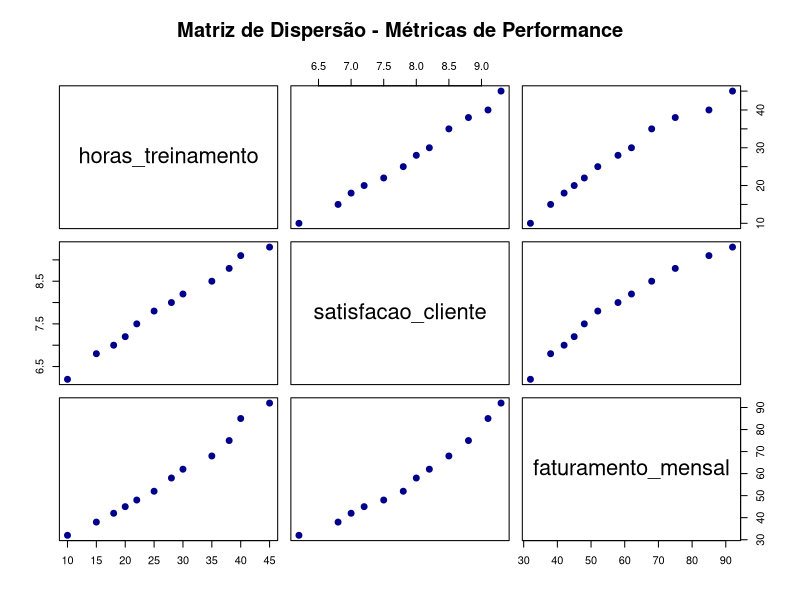

This chart was generated by the following R code:
## ---- chunk 1
#| label: setup
#| echo: false

# configura exibição de números
options(digits = 8, scipen = 999)

# carrega pacotes
library(tidyverse)
## ---- chunk 2
# Criando um vetor de dados
dados <- c(12, 15, 18, 22, 25, 28, 30, 35, 40, 42)

# Calculando a média
media <- mean(dados)
media
## ---- chunk 3
# Cálculo manual da média
media_manual <- sum(dados) / length(dados)
media_manual
## ---- chunk 4
# Usando o mesmo vetor de dados
# Mediana (Q2)
mediana <- median(dados)
mediana
## ---- chunk 5
# Quartis
quartis <- quantile(dados, probs = c(0.25, 0.5, 0.75))
quartis
## ---- chunk 6
# Decis
decis <- quantile(dados, probs = seq(0.1, 0.9, by = 0.1))
decis
## ---- chunk 7
# Percentis
percentis <- quantile(dados, probs = c(0.05, 0.25, 0.5, 0.75, 0.95))
percentis
## ---- chunk 8
calcular_moda <- function(x) {
  # 1. Cria tabela de frequências
  tab <- table(x)
  
  # 2. Identifica valor(es) com máxima frequência
  moda <- as.numeric(names(tab)[tab == max(tab)])
  
  # 3. Retorna o resultado
  return(moda)
}
## ---- chunk 9
dados <- c(3, 5, 5, 7, 7, 7, 9)
calcular_moda(dados)
## ---- chunk 10
# Dados sem moda (todos valores únicos)
# retorna todos valores
calcular_moda(c(1,2,3,4,5)) 
## ---- chunk 11
# Dados multimodais
# retorna c(1,2)
calcular_moda(c(1,1,2,2,3))  
## ---- chunk 12
# Dados com NA
# precisa tratamento
calcular_moda(c(1,2,2,NA))   
## ---- chunk 13
idades <- c(23, 25, 28, 28, 32, 35, 36, 38, 40, 42, 45, 47, 50, 52, 55, 60, 65)
## ---- chunk 14
# 1. idade média
mean(idades)
## ---- chunk 15
# 2. idade mediana
median(idades)
## ---- chunk 16
# 3. Quartis: 
quantile(idades, probs = c(0.25, 0.5, 0.75))
## ---- chunk 17
# 4. Percentil 90
quantile(idades, probs = c(0.1, 0.3, 0.4, 0.8, 0.9))
## ---- chunk 18
# 5. Moda
calcular_moda(idades)
## ---- chunk 19
dados <- c(12, 15, 18, 22, 25, 28, 30, 35, 40, 42)

# Variância amostral (divisor n-1)
variancia <- var(dados)
variancia

# Comparação com fórmula manual
n <- length(dados)
sum((dados - mean(dados))^2) / (n-1)
## ---- chunk 20
desvio_padrao <- sd(dados)
desvio_padrao

# Comparação com fórmula manual
sqrt(var(dados)) == sd(dados)
## ---- chunk 21
amplitude <- diff(range(dados))
amplitude

# Equivalente a:
max(dados) - min(dados)
## ---- chunk 22
iqr_valor <- IQR(dados)
iqr_valor

# Verificando quartis
quantile(dados, c(0.25, 0.75))
## ---- chunk 23
cv <- function(x, na.rm = FALSE) {

  # 1. tratamento de valores ausentes (NAs)
  if(na.rm) x <- x[!is.na(x)]
  
  # 2. Verifica se o vetor está vazio 
  # após a remoção de NAs
  if(length(x) == 0) return(NA)
  
  # 3. Cálculo do desvio padrão:
  desvio <- sd(x, na.rm = na.rm)
  
  # 4. Cálculo da média:
  media <- mean(x, na.rm = na.rm)
  
  # 5. Cálculo final do CV:
  (desvio / media) * 100
}

# Exemplo de uso com dados contendo NA
dados_com_na <- c(dados, NA)

# Retorna NA (comportamento conservador)
cv(dados_com_na)

# Ignora NA e calcula com os demais valores
cv(dados_com_na, na.rm = TRUE)  
## ---- chunk 24
# Metodologia tradicional de vendas
equipe_A <- c(85, 92, 78, 110, 95, 105, 115, 98, 102, 250)

# Nova metodologia de vendas
equipe_B <- c(120, 115, 125, 118, 122, 130, 115, 120, 125, 122) 
## ---- chunk 25
# cria df para exibir resultados
data.frame(
  Medida = c("Variância", "Desvio-Padrão", "Amplitude", "IQR", "CV"),
  Valor = c(round(var(equipe_A), 2), 
           round(sd(equipe_A), 2),
           diff(range(equipe_A)),
           IQR(equipe_A),
           paste0(round(cv(equipe_A), 2), "%"))
)
## ---- chunk 26
# cria df para exibir resultados
data.frame(
  Medida = c("Variância", "Desvio-Padrão", "Amplitude", "IQR", "CV"),
  Valor = c(round(var(equipe_B), 2), 
           round(sd(equipe_B), 2),
           diff(range(equipe_B)),
           IQR(equipe_B),
           paste0(round(cv(equipe_B), 2), "%"))
)
## ---- chunk 27
# Dados de exemplo: Investimento em Marketing vs Vendas
marketing <- c(10, 15, 12, 8, 20)
vendas <- c(25, 30, 28, 20, 40)

# Covariância
cov(marketing, vendas)

# Correlação
cor(marketing, vendas)

# Matriz de correlação para múltiplas variáveis
dados <- data.frame(marketing, vendas)
cor(dados)
## ---- chunk 28
# Dados reais de uma empresa de consultoria
dados_consultoria <- data.frame(
  consultor = 1:12,
  horas_treinamento = c(20, 35, 15, 40, 25, 10, 30, 45, 18, 28, 38, 22),
  satisfacao_cliente = c(7.2, 8.5, 6.8, 9.1, 7.8, 6.2, 8.2, 9.3, 7.0, 8.0, 8.8, 7.5),
  faturamento_mensal = c(45, 68, 38, 85, 52, 32, 62, 92, 42, 58, 75, 48)
)

# Exibir primeiras linhas
head(dados_consultoria, 5)
## ---- chunk 29
pairs(dados_consultoria[, -1], 
      main = "Matriz de Dispersão - Métricas de Performance",
      pch = 19, 
      col = "darkblue",
      cex = 1.2)
## ---- chunk 30
# Calcular correlações
matriz_cor <- cor(dados_consultoria[, -1])
round(matriz_cor, 3)
## ---- chunk 31
# Correlação entre horas de treinamento e faturamento
cor_treinamento_faturamento <- cor(dados_consultoria$horas_treinamento, 
                                   dados_consultoria$faturamento_mensal)

# exibir correlação
cor_treinamento_faturamento
## ---- chunk 32
# Correlação entre horas de treinamento e satisfação do cliente
cor_treinamento_satisfacao <- cor(dados_consultoria$horas_treinamento, 
                                  dados_consultoria$satisfacao_cliente)

cor_treinamento_satisfacao 
